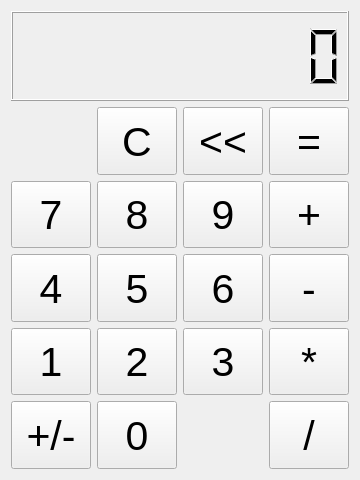
<?xml version="1.0" encoding="UTF-8"?>
<ui version="4.0">
 <class>Widget</class>
 <widget class="QWidget" name="Widget">
  <property name="geometry">
   <rect>
    <x>0</x>
    <y>0</y>
    <width>360</width>
    <height>480</height>
   </rect>
  </property>
  <property name="sizePolicy">
   <sizepolicy hsizetype="Expanding" vsizetype="Fixed">
    <horstretch>0</horstretch>
    <verstretch>0</verstretch>
   </sizepolicy>
  </property>
  <property name="minimumSize">
   <size>
    <width>0</width>
    <height>0</height>
   </size>
  </property>
  <property name="windowTitle">
   <string>Widget</string>
  </property>
  <layout class="QHBoxLayout" name="horizontalLayout">
   <item>
    <layout class="QVBoxLayout" name="verticalLayout">
     <property name="sizeConstraint">
      <enum>QLayout::SetDefaultConstraint</enum>
     </property>
     <item>
      <widget class="QLCDNumber" name="lcdOperand">
       <property name="sizePolicy">
        <sizepolicy hsizetype="Expanding" vsizetype="Fixed">
         <horstretch>0</horstretch>
         <verstretch>0</verstretch>
        </sizepolicy>
       </property>
       <property name="minimumSize">
        <size>
         <width>0</width>
         <height>90</height>
        </size>
       </property>
       <property name="digitCount">
        <number>10</number>
       </property>
      </widget>
     </item>
     <item>
      <layout class="QGridLayout" name="gridLayout">
       <item row="3" column="1">
        <widget class="QPushButton" name="Button2">
         <property name="sizePolicy">
          <sizepolicy hsizetype="Minimum" vsizetype="Minimum">
           <horstretch>0</horstretch>
           <verstretch>0</verstretch>
          </sizepolicy>
         </property>
         <property name="minimumSize">
          <size>
           <width>60</width>
           <height>60</height>
          </size>
         </property>
         <property name="font">
          <font>
           <pointsize>31</pointsize>
          </font>
         </property>
         <property name="text">
          <string>2</string>
         </property>
        </widget>
       </item>
       <item row="4" column="0">
        <widget class="QPushButton" name="ButtonSign">
         <property name="sizePolicy">
          <sizepolicy hsizetype="Minimum" vsizetype="Minimum">
           <horstretch>0</horstretch>
           <verstretch>0</verstretch>
          </sizepolicy>
         </property>
         <property name="minimumSize">
          <size>
           <width>60</width>
           <height>60</height>
          </size>
         </property>
         <property name="font">
          <font>
           <pointsize>31</pointsize>
          </font>
         </property>
         <property name="text">
          <string>+/-</string>
         </property>
        </widget>
       </item>
       <item row="4" column="3">
        <widget class="QPushButton" name="ButtonDivide">
         <property name="sizePolicy">
          <sizepolicy hsizetype="Minimum" vsizetype="Minimum">
           <horstretch>0</horstretch>
           <verstretch>0</verstretch>
          </sizepolicy>
         </property>
         <property name="minimumSize">
          <size>
           <width>60</width>
           <height>60</height>
          </size>
         </property>
         <property name="font">
          <font>
           <pointsize>31</pointsize>
          </font>
         </property>
         <property name="text">
          <string>/</string>
         </property>
        </widget>
       </item>
       <item row="1" column="3">
        <widget class="QPushButton" name="ButtonPlus">
         <property name="sizePolicy">
          <sizepolicy hsizetype="Minimum" vsizetype="Minimum">
           <horstretch>0</horstretch>
           <verstretch>0</verstretch>
          </sizepolicy>
         </property>
         <property name="minimumSize">
          <size>
           <width>60</width>
           <height>60</height>
          </size>
         </property>
         <property name="font">
          <font>
           <pointsize>31</pointsize>
          </font>
         </property>
         <property name="text">
          <string>+</string>
         </property>
        </widget>
       </item>
       <item row="3" column="3">
        <widget class="QPushButton" name="ButtonMult">
         <property name="sizePolicy">
          <sizepolicy hsizetype="Minimum" vsizetype="Minimum">
           <horstretch>0</horstretch>
           <verstretch>0</verstretch>
          </sizepolicy>
         </property>
         <property name="minimumSize">
          <size>
           <width>60</width>
           <height>60</height>
          </size>
         </property>
         <property name="font">
          <font>
           <pointsize>31</pointsize>
          </font>
         </property>
         <property name="text">
          <string>*</string>
         </property>
        </widget>
       </item>
       <item row="1" column="1">
        <widget class="QPushButton" name="Button8">
         <property name="sizePolicy">
          <sizepolicy hsizetype="Minimum" vsizetype="Minimum">
           <horstretch>0</horstretch>
           <verstretch>0</verstretch>
          </sizepolicy>
         </property>
         <property name="minimumSize">
          <size>
           <width>60</width>
           <height>60</height>
          </size>
         </property>
         <property name="font">
          <font>
           <pointsize>31</pointsize>
          </font>
         </property>
         <property name="text">
          <string>8</string>
         </property>
        </widget>
       </item>
       <item row="2" column="2">
        <widget class="QPushButton" name="Button6">
         <property name="sizePolicy">
          <sizepolicy hsizetype="Minimum" vsizetype="Minimum">
           <horstretch>0</horstretch>
           <verstretch>0</verstretch>
          </sizepolicy>
         </property>
         <property name="minimumSize">
          <size>
           <width>60</width>
           <height>60</height>
          </size>
         </property>
         <property name="font">
          <font>
           <pointsize>31</pointsize>
          </font>
         </property>
         <property name="text">
          <string>6</string>
         </property>
        </widget>
       </item>
       <item row="2" column="0">
        <widget class="QPushButton" name="Button4">
         <property name="sizePolicy">
          <sizepolicy hsizetype="Minimum" vsizetype="Minimum">
           <horstretch>0</horstretch>
           <verstretch>0</verstretch>
          </sizepolicy>
         </property>
         <property name="minimumSize">
          <size>
           <width>60</width>
           <height>60</height>
          </size>
         </property>
         <property name="font">
          <font>
           <pointsize>31</pointsize>
          </font>
         </property>
         <property name="text">
          <string>4</string>
         </property>
        </widget>
       </item>
       <item row="4" column="1">
        <widget class="QPushButton" name="Button0">
         <property name="sizePolicy">
          <sizepolicy hsizetype="Minimum" vsizetype="Minimum">
           <horstretch>0</horstretch>
           <verstretch>0</verstretch>
          </sizepolicy>
         </property>
         <property name="minimumSize">
          <size>
           <width>60</width>
           <height>60</height>
          </size>
         </property>
         <property name="font">
          <font>
           <pointsize>31</pointsize>
          </font>
         </property>
         <property name="text">
          <string>0</string>
         </property>
        </widget>
       </item>
       <item row="1" column="2">
        <widget class="QPushButton" name="Button9">
         <property name="sizePolicy">
          <sizepolicy hsizetype="Minimum" vsizetype="Minimum">
           <horstretch>0</horstretch>
           <verstretch>0</verstretch>
          </sizepolicy>
         </property>
         <property name="minimumSize">
          <size>
           <width>60</width>
           <height>60</height>
          </size>
         </property>
         <property name="font">
          <font>
           <pointsize>31</pointsize>
          </font>
         </property>
         <property name="text">
          <string>9</string>
         </property>
        </widget>
       </item>
       <item row="1" column="0">
        <widget class="QPushButton" name="Button7">
         <property name="sizePolicy">
          <sizepolicy hsizetype="Minimum" vsizetype="Minimum">
           <horstretch>0</horstretch>
           <verstretch>0</verstretch>
          </sizepolicy>
         </property>
         <property name="minimumSize">
          <size>
           <width>60</width>
           <height>60</height>
          </size>
         </property>
         <property name="font">
          <font>
           <pointsize>31</pointsize>
          </font>
         </property>
         <property name="text">
          <string>7</string>
         </property>
        </widget>
       </item>
       <item row="2" column="1">
        <widget class="QPushButton" name="Button5">
         <property name="sizePolicy">
          <sizepolicy hsizetype="Minimum" vsizetype="Minimum">
           <horstretch>0</horstretch>
           <verstretch>0</verstretch>
          </sizepolicy>
         </property>
         <property name="minimumSize">
          <size>
           <width>60</width>
           <height>60</height>
          </size>
         </property>
         <property name="font">
          <font>
           <pointsize>31</pointsize>
          </font>
         </property>
         <property name="text">
          <string>5</string>
         </property>
        </widget>
       </item>
       <item row="2" column="3">
        <widget class="QPushButton" name="ButtonMinus">
         <property name="sizePolicy">
          <sizepolicy hsizetype="Minimum" vsizetype="Minimum">
           <horstretch>0</horstretch>
           <verstretch>0</verstretch>
          </sizepolicy>
         </property>
         <property name="minimumSize">
          <size>
           <width>60</width>
           <height>60</height>
          </size>
         </property>
         <property name="font">
          <font>
           <pointsize>31</pointsize>
          </font>
         </property>
         <property name="text">
          <string>-</string>
         </property>
        </widget>
       </item>
       <item row="3" column="0">
        <widget class="QPushButton" name="Button1">
         <property name="sizePolicy">
          <sizepolicy hsizetype="Minimum" vsizetype="Minimum">
           <horstretch>0</horstretch>
           <verstretch>0</verstretch>
          </sizepolicy>
         </property>
         <property name="minimumSize">
          <size>
           <width>60</width>
           <height>60</height>
          </size>
         </property>
         <property name="font">
          <font>
           <pointsize>31</pointsize>
          </font>
         </property>
         <property name="text">
          <string>1</string>
         </property>
        </widget>
       </item>
       <item row="3" column="2">
        <widget class="QPushButton" name="Button3">
         <property name="sizePolicy">
          <sizepolicy hsizetype="Minimum" vsizetype="Minimum">
           <horstretch>0</horstretch>
           <verstretch>0</verstretch>
          </sizepolicy>
         </property>
         <property name="minimumSize">
          <size>
           <width>60</width>
           <height>60</height>
          </size>
         </property>
         <property name="font">
          <font>
           <pointsize>31</pointsize>
          </font>
         </property>
         <property name="text">
          <string>3</string>
         </property>
        </widget>
       </item>
       <item row="0" column="1">
        <widget class="QPushButton" name="ButtonClear">
         <property name="sizePolicy">
          <sizepolicy hsizetype="Minimum" vsizetype="Minimum">
           <horstretch>0</horstretch>
           <verstretch>0</verstretch>
          </sizepolicy>
         </property>
         <property name="minimumSize">
          <size>
           <width>60</width>
           <height>60</height>
          </size>
         </property>
         <property name="font">
          <font>
           <pointsize>31</pointsize>
          </font>
         </property>
         <property name="text">
          <string>C</string>
         </property>
        </widget>
       </item>
       <item row="0" column="2">
        <widget class="QPushButton" name="ButtonBackspace">
         <property name="sizePolicy">
          <sizepolicy hsizetype="Minimum" vsizetype="Minimum">
           <horstretch>0</horstretch>
           <verstretch>0</verstretch>
          </sizepolicy>
         </property>
         <property name="minimumSize">
          <size>
           <width>60</width>
           <height>60</height>
          </size>
         </property>
         <property name="font">
          <font>
           <pointsize>31</pointsize>
          </font>
         </property>
         <property name="text">
          <string>&lt;&lt;</string>
         </property>
        </widget>
       </item>
       <item row="0" column="3">
        <widget class="QPushButton" name="ButtonEquals">
         <property name="sizePolicy">
          <sizepolicy hsizetype="Minimum" vsizetype="Minimum">
           <horstretch>0</horstretch>
           <verstretch>0</verstretch>
          </sizepolicy>
         </property>
         <property name="minimumSize">
          <size>
           <width>60</width>
           <height>60</height>
          </size>
         </property>
         <property name="font">
          <font>
           <pointsize>31</pointsize>
          </font>
         </property>
         <property name="text">
          <string>=</string>
         </property>
        </widget>
       </item>
      </layout>
     </item>
    </layout>
   </item>
  </layout>
 </widget>
 <resources/>
 <connections/>
</ui>
